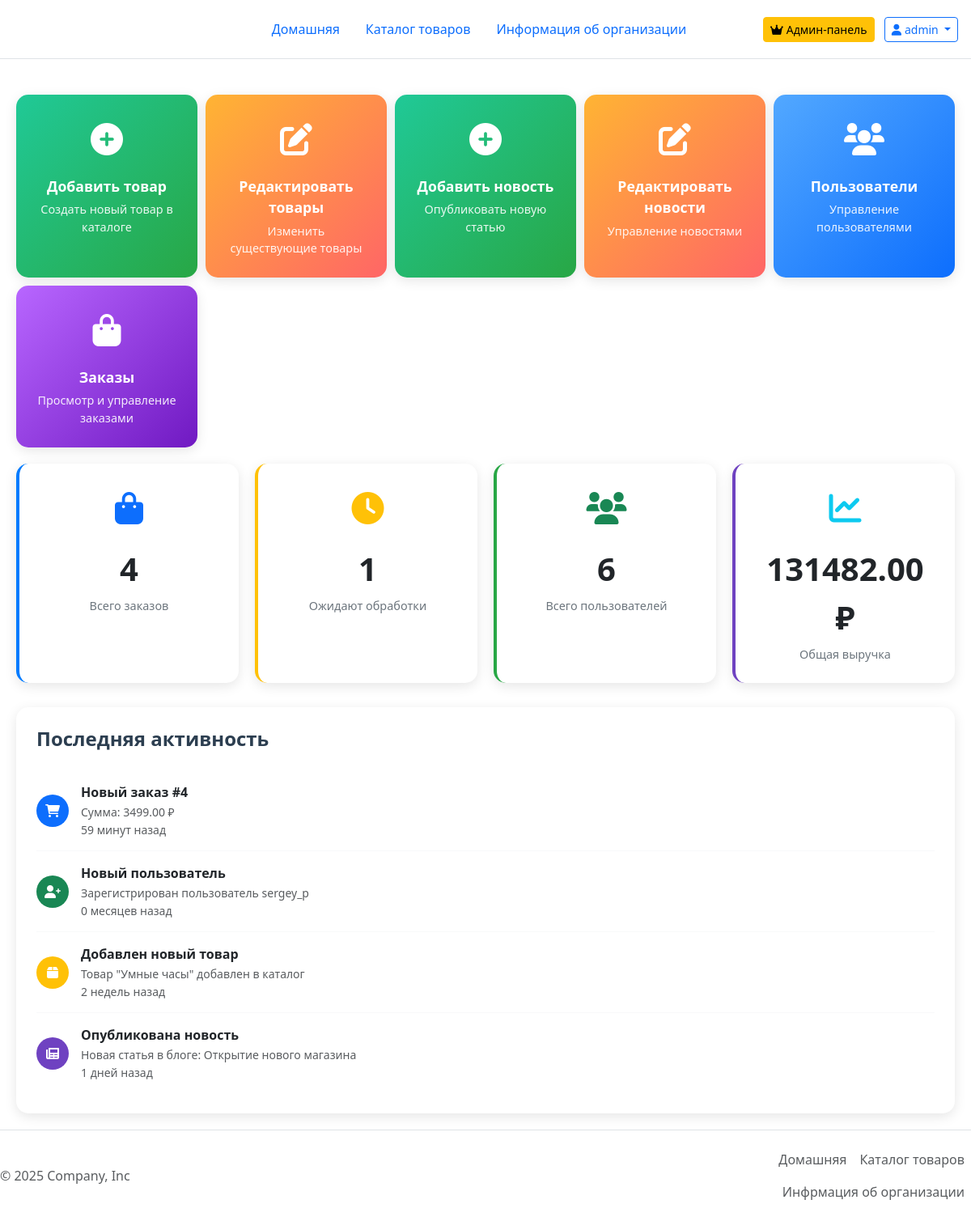
The page /admin (signed in) on the database its author committed.
### models.py (models this page shows, shortened)
class User(UserMixin, db.Model):
    __tablename__ = 'user'
    id=db.Column(db.Integer(), primary_key=True)
    name = db.Column(db.String(100),default='')
    email = db.Column(db.String(100), nullable=False, unique=True)
    username=db.Column(db.String(50), nullable=False, unique=True)
    password_hash=db.Column(db.String(200), nullable=False, unique=True)
    is_admin = db.Column(db.Boolean, default=False)
    created_at = db.Column(db.DateTime, default=datetime.now)
    last_seen = db.Column(db.DateTime, default=datetime.now)
    google_id = db.Column(db.String(100), unique=True)
    cart_items=db.relationship('CartItem',backref='user',lazy=True,cascade='all,delete-orphan')

class Order(db.Model):
    id = db.Column(db.Integer, primary_key=True)
    user_id = db.Column(db.Integer, db.ForeignKey('user.id'), nullable=False)
    created_at = db.Column(db.DateTime, default=datetime.now)
    total_amount = db.Column(db.Float, nullable=False)
    status = db.Column(db.String(20), default='pending')  # pending, confirmed, shipped, delivered, cancelled
    shipping_address = db.Column(db.Text)
    phone = db.Column(db.String(20))
    email = db.Column(db.String(120))
    user = db.relationship('User', backref=db.backref('orders', lazy=True))
    items = db.relationship('OrderItem', backref='order', lazy=True, cascade='all, delete-orphan')

class Product(db.Model):
    id=db.Column(db.Integer(), primary_key=True)
    name=db.Column(db.String(50), nullable=False,unique=True)
    description=db.Column(db.Text, nullable=False)
    category=db.Column(db.String(50))
    price=db.Column(db.Integer(),nullable=False)
    image=db.Column(db.String(50),nullable=False, unique=True)
    created_at = db.Column(db.DateTime, default=datetime.now)
    is_deleted=db.Column(db.Boolean,default=False)

class News(db.Model):
    id=db.Column(db.Integer(), primary_key=True)
    title=db.Column(db.String(50),nullable=False)
    date=db.Column(db.DateTime,default=datetime.now)
    text=db.Column(db.Text,nullable=False)
    image=db.Column(db.String(50),nullable=False)
    author_id=db.Column(db.Integer,db.ForeignKey('user.id'))
    author=db.relationship('User',backref=db.backref('news',lazy=True))

### app.py (the view)
@app.route('/admin')
@admin_required
def admin_dashboard():
    total_orders = Order.query.count()
    pending_orders = Order.query.filter_by(status='pending').count()
    total_users = User.query.count()
    total_revenue = db.session.query(db.func.sum(Order.total_amount)).scalar() or 0
    recent_orders = Order.query.order_by(Order.created_at.desc()).limit(5).all()
    last_register=db.session.query(User).order_by(User.created_at.desc()).first()
    last_product=db.session.query(Product).order_by(Product.created_at.desc()).first()
    last_news=db.session.query(News).order_by(News.date.desc()).first()
    return render_template('admin/dashboard.html',
                           total_orders=total_orders,
                           pending_orders=pending_orders,
                           total_users=total_users,
                           total_revenue=total_revenue,
                           recent_orders=recent_orders,
                           time_ago=time_ago,
                           last_register=last_register,
                           last_product=last_product,
                           last_news=last_news)

### app.py (called while the page is built)
@login_manager.user_loader
def load_user(user_id):
    return User.query.get(int(user_id))

@app.before_request
def before_request():
    if current_user.is_authenticated:
        current_user.last_seen = datetime.now()
        db.session.commit()

def admin_required(f):
    from functools import wraps
    @wraps(f)
    def decorated_function(*args, **kwargs):
        if not current_user.is_authenticated or not current_user.is_admin:
            flash('Требуются права администратора','warning')
            return redirect(url_for('index'))
        return f(*args,**kwargs)
    return decorated_function

def time_ago(timestamp):
    now = datetime.now()
    diff = now - timestamp
    seconds = diff.total_seconds()
    minutes = seconds // 60
    hours = minutes // 60
    days = hours // 24
    weeks = days // 7
    months = days // 30
    years = days // 365
    if seconds < 60:
        return 'только что'
    elif minutes < 60:
        return f'{int(minutes)} минут назад'
    elif hours < 24:
        return f'{int(hours)} часов назад'
    elif days < 7:
        return f'{int(days)} дней назад'
    elif weeks < 4:
        return f'{int(weeks)} недель назад'
    elif months < 12:
        return f'{int(months)} месяцев назад'
    else:
        return f'{int(years)} лет назад'

@app.context_processor
def utility_processor():
    return dict(time_ago=time_ago)

### templates/admin/dashboard.html (shortened to what this page needs)
{% extends "base.html" %}
{% block link %}
<link rel="stylesheet" href="{{ url_for('static', filename='CSS/style.css') }}">
<link rel="stylesheet" href="https://cdnjs.cloudflare.com/ajax/libs/font-awesome/6.0.0/css/all.min.css">
<link rel="stylesheet" href="{{ url_for('static', filename='CSS/admin.css') }}">
{% endblock %}
{% block content %}
<div class="admin-dashboard">
    <div class="quick-actions">
        <a href="/admin/add_product" class="action-card add">
            <div class="action-icon">
                <i class="fas fa-plus-circle"></i>
            </div>
            <div class="action-title">Добавить товар</div>
            <div class="action-description">Создать новый товар в каталоге</div>
        </a>
        <a href="/admin/edit_products" class="action-card edit">
            <div class="action-icon">
                <i class="fas fa-edit"></i>
            </div>
            <div class="action-title">Редактировать товары</div>
            <div class="action-description">Изменить существующие товары</div>
        </a>
        <a href="/admin/add_news" class="action-card add">
            <div class="action-icon">
                <i class="fas fa-plus-circle"></i>
            </div>
            <div class="action-title">Добавить новость</div>
            <div class="action-description">Опубликовать новую статью</div>
        </a>
        <a href="/admin/edit_news" class="action-card edit">
            <div class="action-icon">
                <i class="fas fa-edit"></i>
            </div>
            <div class="action-title">Редактировать новости</div>
            <div class="action-description">Управление новостями</div>
        </a>
        <a href="/admin/users" class="action-card users">
            <div class="action-icon">
                <i class="fas fa-users"></i>
            </div>
            <div class="action-title">Пользователи</div>
            <div class="action-description">Управление пользователями</div>
        </a>
        <a href="/admin/orders" class="action-card orders">
            <div class="action-icon">
                <i class="fas fa-shopping-bag"></i>
            </div>
            <div class="action-title">Заказы</div>
            <div class="action-description">Просмотр и управление заказами</div>
        </a>
    </div>
    <div class="stats-grid">
        <div class="stats-card orders">
            <div class="stats-icon text-primary">
                <i class="fas fa-shopping-bag"></i>
            </div>
            <div class="stats-number">{{ total_orders }}</div>
            <div class="stats-label">Всего заказов</div>
        </div>
        <div class="stats-card pending">
            <div class="stats-icon text-warning">
                <i class="fas fa-clock"></i>
            </div>
            <div class="stats-number">{{ pending_orders }}</div>
            <div class="stats-label">Ожидают обработки</div>
        </div>
        <div class="stats-card users">
            <div class="stats-icon text-success">
                <i class="fas fa-users"></i>
            </div>
            <div class="stats-number">{{ total_users }}</div>
            <div class="stats-label">Всего пользователей</div>
        </div>
        <div class="stats-card revenue">
            <div class="stats-icon text-info">
                <i class="fas fa-chart-line"></i>
            </div>
            <div class="stats-number">{{ "%.2f"|format(total_revenue) }} ₽</div>
            <div class="stats-label">Общая выручка</div>
        </div>
    </div>
    <div class="recent-activity">
        <h3 class="chart-title mb-4">Последняя активность</h3>
        <div class="activity-list">
            <div class="activity-item">
                <div class="activity-icon bg-primary">
                    <i class="fas fa-shopping-cart"></i>
                </div>
                <div>
                    <div class="fw-bold">Новый заказ #{{ recent_orders[0].id if recent_orders else '1245' }}</div>
                    <small class="text-muted">Сумма: {{ "%.2f"|format(recent_orders[0].total_amount) if recent_orders
                        else '12,999' }} ₽</small>
                    <div class="text-muted small">{% if recent_orders %}
                        {{ time_ago(recent_orders[0].created_at) }}
                        {% else %}
                        2 минуты назад
                        {% endif %}
                    </div>
                </div>
            </div>
            <div class="activity-item">
                <div class="activity-icon bg-success">
                    <i class="fas fa-user-plus"></i>
                </div>
                <div>
                    <div class="fw-bold">Новый пользователь</div>
                    <small class="text-muted">Зарегистрирован пользователь {{ last_register.username}}</small>
                    <div class="text-muted small">{{ time_ago(last_register.created_at) }}</div>
                </div>
            </div>
            <div class="activity-item">
                <div class="activity-icon bg-warning">
                    <i class="fas fa-box"></i>
                </div>
                <div>
                    <div class="fw-bold">Добавлен новый товар</div>
                    <small class="text-muted">Товар "{{last_product.name}}" добавлен в каталог</small>
                    <div class="text-muted small">{{ time_ago(last_product.created_at) }}</div>
                </div>
            </div>
            <div class="activity-item">
                <div class="activity-icon bg-purple">
                    <i class="fas fa-newspaper"></i>
                </div>
                <div>
                    <div class="fw-bold">Опубликована новость</div>
                    <small class="text-muted">Новая статья в блоге: {{last_news.title}}</small>
                    <div class="text-muted small">{{ time_ago(last_news.date) }}</div>
                </div>
            </div>
        </div>
    </div>
</div>
{% endblock %}

### templates/base.html (shortened to what this page needs)
<!DOCTYPE html>
<html lang="en">
<head>
    <link rel="stylesheet" href="{{ url_for('static', filename='CSS/bootstrap.min.css') }} ">
    <link rel="stylesheet" href="https://cdnjs.cloudflare.com/ajax/libs/font-awesome/6.4.0/css/all.min.css">
    {% block link %}{% endblock %}
</head>
<body>
<div class="container1">
    <header class="d-flex flex-wrap align-items-center justify-content-center justify-content-md-between py-3 mb-4 border-bottom">
        <div class="col-md-3 mb-2 mb-md-0"><a href="/"
                                              class="d-inline-flex link-body-emphasis text-decoration-none">
            <svg class="bi" width="40" height="32" role="img" aria-label="Bootstrap">
                <use xlink:href="#bootstrap"></use>
            </svg>
        </a></div>
        <ul class="nav nav-pills col-12 col-md-auto mb-2 justify-content-center mb-md-0">
            <li class="nav-item">
                <a href="/index"
                   class="nav-link {{ 'active' if request.endpoint == 'index' else '' }}">
                    Домашняя
                </a>
            </li>
            <li class="nav-item">
                <a href="/catalog"
                   class="nav-link {{ 'active' if request.endpoint and 'catalog' in request.endpoint else '' }}">
                    Каталог товаров
                </a>
            </li>
            <li class="nav-item">
                <a href="/info"
                   class="nav-link {{ 'active' if request.endpoint == 'info' else '' }}">
                    Информация об организации
                </a>
            </li>
        </ul>
        <div class="col-md-3 text-end me-3">
            {% if current_user.is_authenticated %}
            {% if current_user.is_admin %}
            <a class="btn btn-warning btn-sm me-2" href="{{ url_for('admin_dashboard') }}">
                <i class="fas fa-crown me-1"></i>Админ-панель
            </a>
            {% endif %}
            <div class="btn-group">
                <button type="button" class="btn btn-outline-primary btn-sm dropdown-toggle" data-bs-toggle="dropdown">
                    <i class="fas fa-user me-1"></i>{{ current_user.username }}
                </button>
            </div>
            {% endif %}
        </div>
    </header>
</div>
{% block content %}{% endblock %}
<div class="container1">
    <footer class="d-flex justify-content-between align-items-center py-3  border-top footer"><p
            class="col-md-4 mb-0 text-body-secondary">© 2025 Company, Inc</p> <a href="/"
                                                                                 class="col-md-4 d-flex align-items-center justify-content-center mb-3 mb-md-0 me-md-auto link-body-emphasis text-decoration-none"
                                                                                 aria-label="Bootstrap">
        <svg class="bi me-2" width="40" height="32" aria-hidden="true">
            <use xlink:href="#bootstrap"></use>
        </svg>
    </a>
        <ul class="nav col-md-4 justify-content-end">
            <li class="nav-item"><a href="/index" class="nav-link px-2 text-body-secondary">Домашняя</a></li>
            <li class="nav-item"><a href="/catalog" class="nav-link px-2 text-body-secondary">Каталог товаров</a></li>
            <li class="nav-item"><a href="/info" class="nav-link px-2 text-body-secondary">Инфрмация об организации</a>
            </li>
        </ul>
    </footer>
</div>
</body>
</html>

### static/CSS/style.css (style rules this page uses)
.footer { margin-top: auto; width: 100%; }

### static/CSS/admin.css (style rules this page uses)
.admin-dashboard { padding: 20px; }
.quick-actions { display: grid; grid-template-columns: repeat(auto-fit, minmax(200px, 1fr)); gap: 10px; margin-bottom: 20px; }
.action-card { background: white; border-radius: 15px; padding: 25px; text-align: center; box-shadow: 0 4px 15px rgba(0,0,0,0.1); transition: all 0.3s ease; text-decoration: none; color: inherit; border: none; cursor: pointer; }
.action-card.add { background: linear-gradient(135deg, #20c997, #28a745); color: white; }
.action-card.edit { background: linear-gradient(135deg, #ffb433, #ff6666); color: white; }
.action-card.users { background: linear-gradient(135deg, #52a8ff 0%, #0d6efd 100%); color: white; }
.action-card.orders { background: linear-gradient(135deg, #b866ff, #7019c2); color: white; }
.action-icon { font-size: 2.5rem; margin-bottom: 15px; }
.action-title { font-size: 1.1rem; font-weight: 600; margin-bottom: 5px; }
.action-description { font-size: 0.9rem; opacity: 0.9; }
.stats-grid { display: grid; grid-template-columns: repeat(auto-fit, minmax(250px, 1fr)); gap: 20px; margin-bottom: 30px; }
.stats-card { background: white; border-radius: 15px; padding: 25px; text-align: center; box-shadow: 0 4px 15px rgba(0,0,0,0.1); transition: transform 0.3s ease; border-left: 4px solid; }
.stats-card.orders { border-left-color: #007bff; }
.stats-card.pending { border-left-color: #ffc107; }
.stats-card.users { border-left-color: #28a745; }
.stats-card.revenue { border-left-color: #6f42c1; }
.stats-icon { font-size: 2.5rem; margin-bottom: 15px; }
.stats-number { font-size: 2.5rem; font-weight: bold; margin-bottom: 5px; }
.stats-label { color: #6c757d; font-size: 0.9rem; }
.chart-title { font-size: 1.5rem; font-weight: 600; color: #2c3e50; }
.recent-activity { background: white; border-radius: 15px; padding: 25px; box-shadow: 0 4px 15px rgba(0,0,0,0.1); }
.activity-item { display: flex; align-items: center; padding: 15px 0; border-bottom: 1px solid #f8f9fa; }
.activity-item:last-child { border-bottom: none; }
.activity-icon { width: 40px; height: 40px; border-radius: 50%; display: flex; align-items: center; justify-content: center; margin-right: 15px; color: white; font-size: 1rem; }
.bg-primary { background: #007bff; }
.bg-success { background: #28a745; }
.bg-warning { background: #ffc107; }
.bg-purple { background: #6f42c1; }

### rows shown on the page
User: username "admin"
Order: id "4", total_amount "3499.00", created_at "59 минут назад"
User: username "sergey_p", created_at "0 месяцев назад"
Product: name "Умные часы", created_at "2 недель назад"
News: title "Открытие нового магазина", date "1 дней назад"

### other values the page prints
{{ total_orders }} "4"
{{ pending_orders }} "1"
{{ total_users }} "6"
{{ "%.2f"|format(total_revenue) }} "131482.00"
